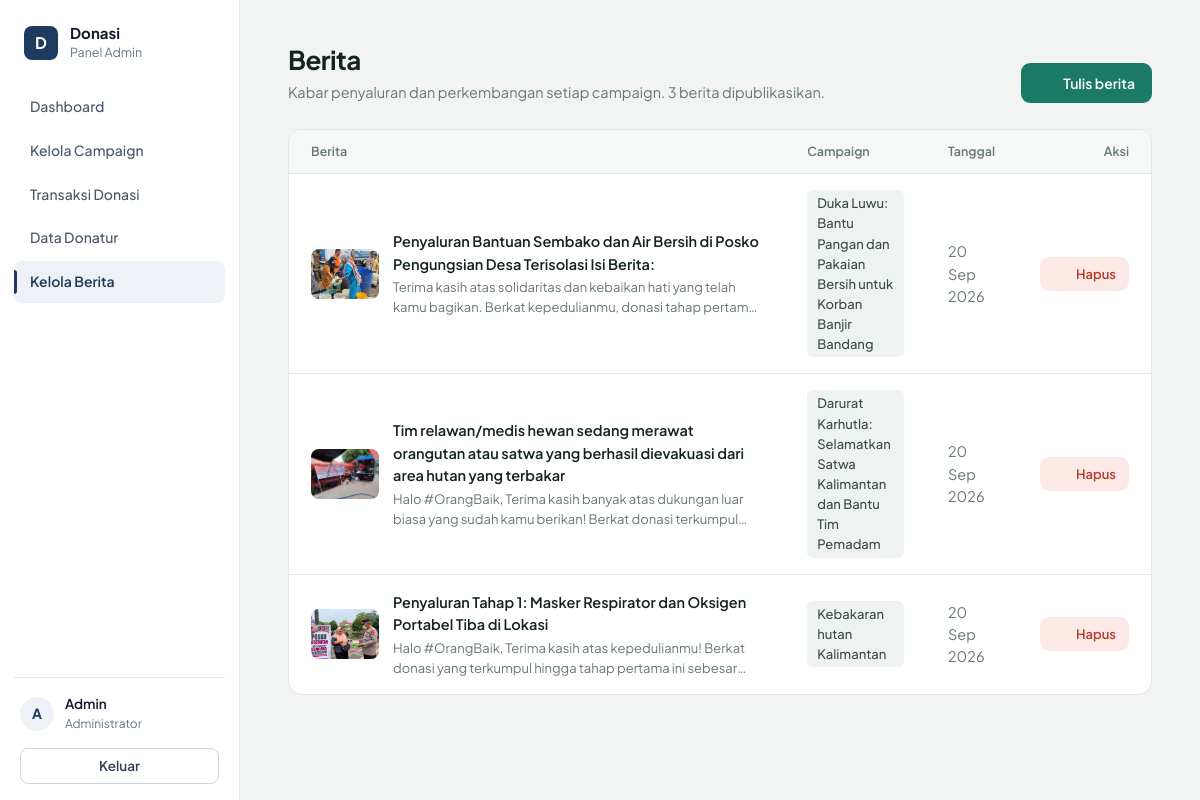
The page /admin/berita.php (signed in) on the database its author committed.
### tables this page shows
CREATE TABLE `berita` (
  `id_berita` int(10) UNSIGNED NOT NULL,
  `id_campaign` int(10) UNSIGNED NOT NULL,
  `id_admin` int(10) UNSIGNED NOT NULL,
  `judul` varchar(150) NOT NULL,
  `isi` text NOT NULL,
  `gambar` varchar(255) DEFAULT NULL,
  `tanggal` date NOT NULL DEFAULT curdate()
);

CREATE TABLE `campaign` (
  `id_campaign` int(10) UNSIGNED NOT NULL,
  `id_admin` int(10) UNSIGNED NOT NULL,
  `judul` varchar(150) NOT NULL,
  `deskripsi` text NOT NULL,
  `target_donasi` decimal(15,2) NOT NULL,
  `dana_terkumpul` decimal(15,2) NOT NULL DEFAULT 0.00,
  `gambar` varchar(255) DEFAULT NULL,
  `tanggal_mulai` date NOT NULL,
  `tanggal_batas` date NOT NULL,
  `status` enum('Aktif','Selesai','Ditutup') NOT NULL DEFAULT 'Aktif'
);

### admin/berita.php (the view, shortened to what this page needs)
<?php
require_once "../config/database.php";
if (!function_exists("e")) {
    function e($nilai)
    {
        return htmlspecialchars((string) $nilai, ENT_QUOTES, "UTF-8");
    }
}
if (!function_exists("tgl_indo")) {
    function tgl_indo($tanggal)
    {
        $ts = strtotime($tanggal);
        $bulan = [
            1 => "Jan", "Feb", "Mar", "Apr", "Mei", "Jun",
            "Jul", "Agu", "Sep", "Okt", "Nov", "Des"
        ];
        return date("j", $ts) . " " . $bulan[(int) date("n", $ts)] . " " . date("Y", $ts);
    }
}
if (!function_exists("icon")) {
    function icon($nama, $ukuran = 18)
    {
        $isi = $path[$nama] ?? "";
        return '<svg class="icon" width="' . (int) $ukuran . '" height="' . (int) $ukuran
            . '" viewBox="0 0 24 24" fill="none" stroke="currentColor" stroke-width="1.8"'
            . ' stroke-linecap="round" stroke-linejoin="round" aria-hidden="true">' . $isi . '</svg>';
    }
}
$query_berita = $pdo->query("
    SELECT
        berita.id_berita,
        berita.judul,
        berita.isi,
        berita.gambar,
        berita.tanggal,
        campaign.judul AS judul_campaign
    FROM berita
    INNER JOIN campaign
        ON berita.id_campaign = campaign.id_campaign
    ORDER BY berita.id_berita DESC
");
$data_berita = $query_berita->fetchAll(PDO::FETCH_ASSOC);
?>
<!DOCTYPE html>
<html lang="id">
<head>
</head>
<body>
<?php require_once "../includes/sidebar_admin.php"; ?>
<main class="main">
<div class="wrap">
    <div class="page-head">
        <div>
            <h1>Berita</h1>
            <p>Kabar penyaluran dan perkembangan setiap campaign. <?= count($data_berita) ?> berita dipublikasikan.</p>
        </div>
        <div class="page-actions">
            <button type="button" class="btn btn-primary" data-open="tambah-berita">
                <?= icon("plus", 17) ?> Tulis berita
            </button>
        </div>
    </div>
    <section class="panel">
        <?php if (count($data_berita) > 0): ?>
            <div class="table-wrap">
                <table class="data">
                    <thead>
                        <tr>
                            <th>Berita</th>
                            <th>Campaign</th>
                            <th>Tanggal</th>
                            <th class="right">Aksi</th>
                        </tr>
                    </thead>
                    <tbody>
                        <?php foreach ($data_berita as $b): ?>
                            <tr>
                                <td>
                                    <div class="cell-media">
                                        <?php if (!empty($b["gambar"])): ?>
                                            <img
                                                class="thumb"
                                                src="../uploads/berita/<?= e($b["gambar"]) ?>"
                                                alt=""
                                            >
                                        <?php else: ?>
                                            <div class="thumb"><?= icon("image", 22) ?></div>
                                        <?php endif; ?>
                                        <div>
                                            <div class="cell-title"><?= e($b["judul"]) ?></div>
                                            <div class="cell-desc"><?= e($b["isi"]) ?></div>
                                        </div>
                                    </div>
                                </td>
                                <td>
                                    <span class="tag"><?= e($b["judul_campaign"]) ?></span>
                                </td>
                                <td class="muted">
                                    <?= tgl_indo($b["tanggal"]) ?>
                                </td>
                                <td>
                                    <div class="actions">
                                        <a
                                            class="btn btn-sm btn-danger-soft"
                                            href="berita.php?hapus=<?= (int) $b["id_berita"] ?>"
                                            data-tone="danger"
                                            data-confirm-title="Hapus berita ini?"
                                            data-confirm="Berita “<?= e($b["judul"]) ?>” akan dihapus permanen beserta gambarnya."
                                            data-confirm-ok="Ya, hapus"
                                        >
                                            <?= icon("trash", 15) ?> Hapus
                                        </a>
                                    </div>
                                </td>
                            </tr>
                        <?php endforeach; ?>
                    </tbody>
                </table>
            </div>
        <?php endif; ?>
    </section>
</div>
</main>
</body>
</html>

### admin/berita.php (style rules this page uses)
:root { --bg: #f1f4f2; --surface: #ffffff; --ink: #132320; --ink-2: #3b4c48; --muted: #667874; --line: #e2e8e5; --line-strong: #cfd8d4; --brand: #1b7a63; --brand-strong: #14604e; --brand-soft: #e2f1eb; --warn: #a5620a; --warn-soft: #fdf1dc; --danger: #b93a2e; --danger-soft: #fce9e6; --r-panel: 14px; --r-control: 9px; --font: "Plus Jakarta Sans", system-ui, -apple-system, "Segoe UI", Roboto, Arial, sans-serif; }
*, *::before, *::after { box-sizing: border-box; }
body { background: var(--bg); color: var(--ink); font-family: var(--font); font-size: 14.5px; line-height: 1.55; -webkit-font-smoothing: antialiased; }
h1, h2, h3, p { margin: 0; }
a { color: var(--brand-strong); }
.icon { flex: none; display: block; }
.main { padding: 36px 40px 64px; }
.wrap { max-width: 1180px; }
.page-head { display: flex; justify-content: space-between; align-items: flex-end; flex-wrap: wrap; gap: 16px; margin-bottom: 26px; }
.page-head h1 { font-size: 26px; font-weight: 700; letter-spacing: -0.02em; line-height: 1.25; }
.page-head p { margin-top: 4px; color: var(--muted); }
.page-actions { display: flex; flex-wrap: wrap; gap: 10px; }
.panel { background: var(--surface); border: 1px solid var(--line); border-radius: var(--r-panel); overflow: hidden; }
.table-wrap { overflow-x: auto; }
table.data { width: 100%; min-width: 760px; border-collapse: collapse; }
table.data th { padding: 12px 22px; background: #f7f9f8; border-bottom: 1px solid var(--line); color: var(--muted); font-size: 12.5px; font-weight: 600; text-align: left; white-space: nowrap; }
table.data td { padding: 16px 22px; border-bottom: 1px solid var(--line); vertical-align: middle; }
table.data tbody tr:last-child td { border-bottom: 0; }
table.data th.right, table.data td.right { text-align: right; }
.cell-media { display: flex; align-items: center; gap: 14px; min-width: 260px; }
.thumb { width: 68px; height: 50px; flex: none; border-radius: 8px; object-fit: cover; background: var(--brand-soft); color: var(--brand); display: grid; place-items: center; }
.cell-title { font-weight: 600; color: var(--ink); }
.cell-desc { margin-top: 2px; font-size: 13px; color: var(--muted); display: -webkit-box; -webkit-line-clamp: 2; line-clamp: 2; -webkit-box-orient: vertical; overflow: hidden; }
.muted { color: var(--muted); }
.tag { display: inline-block; max-width: 240px; padding: 3px 10px; border-radius: 6px; background: #eef3f1; color: var(--ink-2); font-size: 13px; font-weight: 500; }
.actions { display: flex; justify-content: flex-end; flex-wrap: wrap; gap: 8px; }
.btn { display: inline-flex; align-items: center; justify-content: center; gap: 8px; height: 40px; padding: 0 16px; border: 1px solid transparent; border-radius: var(--r-control); font: 600 14px var(--font); text-decoration: none; white-space: nowrap; cursor: pointer; transition: background 0.15s, border-color 0.15s, color 0.15s; }
.btn-sm { height: 34px; padding: 0 12px; font-size: 13px; }
.btn-primary { background: var(--brand); color: #fff; }
.btn-danger-soft { background: var(--danger-soft); color: var(--danger); }

### includes/sidebar_admin.php (style rules this page uses)
html { padding-left: 240px; }

### rows shown on the page
berita: gambar (picture), judul "Penyaluran Bantuan Sembako dan Air Bersih di Posko Pengungsian Desa Terisolasi Isi Berita:", isi "Terima kasih atas solidaritas dan kebaikan hati yang telah kamu bagikan. Berkat kepedulianmu, donasi tahap…", id_campaign.judul "Duka Luwu: Bantu Pangan dan Pakaian Bersih untuk Korban Banjir Bandang", tanggal "20 Sep 2026"
berita: gambar (picture), judul "Tim relawan/medis hewan sedang merawat orangutan atau satwa yang berhasil dievakuasi dari area hutan yang terbakar", isi "Halo #OrangBaik, Terima kasih banyak atas dukungan luar biasa yang sudah kamu berikan! Berkat donasi…", id_campaign.judul "Darurat Karhutla: Selamatkan Satwa Kalimantan dan Bantu Tim Pemadam", tanggal "20 Sep 2026"
berita: gambar (picture), judul "Penyaluran Tahap 1: Masker Respirator dan Oksigen Portabel Tiba di Lokasi", isi "Halo #OrangBaik, Terima kasih atas kepedulianmu! Berkat donasi yang terkumpul hingga tahap pertama ini…", id_campaign.judul "Kebakaran hutan Kalimantan", tanggal "20 Sep 2026"

### other values the page prints
$item[1] "Dashboard"
$item[1] "Kelola Campaign"
$item[1] "Transaksi Donasi"
$item[1] "Data Donatur"
$item[1] "Kelola Berita"
$inisial "A"
$nama_admin "Admin"
count($data_berita) "3"
